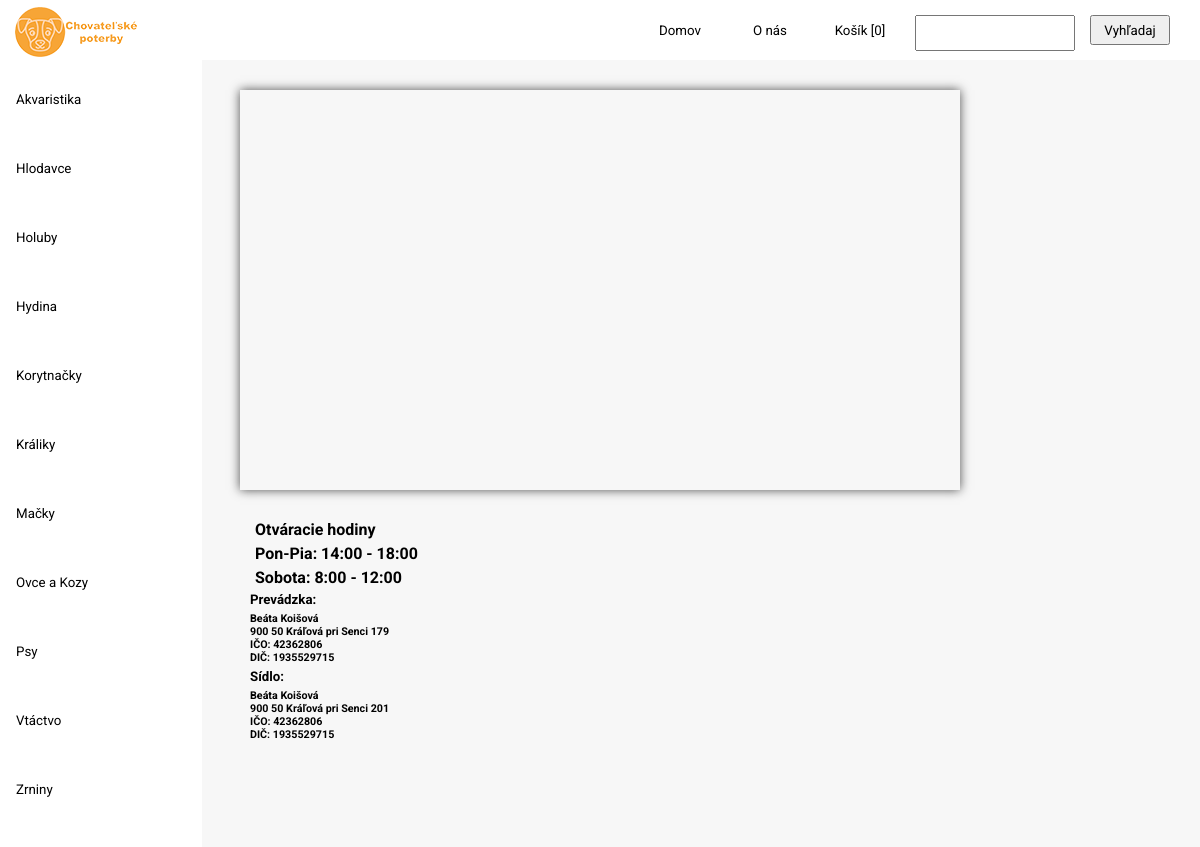
Page /kontakt/ on the committed database.
### items/models.py (models this page shows, shortened)
class Category(models.Model):
    name = models.CharField(max_length=200, db_index=True)
    url = models.SlugField(db_index=True, unique= True, blank=True, null=True)
    class Meta:
        ordering = ('name',)
        verbose_name = 'category'
        verbose_name_plural = 'categories'

### items/views.py (the view)
# urls.py: path('kontakt/', kontakt, name='kontakt' ),
def kontakt(request):
    context = {}
    categories = Category.objects.all().order_by("name")
    context['category'] = categories
    context['itemCount'] = getItemCount(request)
    return render(request, 'items/kontakt.html', context)

### items/views.py (called while the page is built)
def getItemCount(request):
    count = None
    try:
        count = len(request.session['kosik'])
    except KeyError:
        count = 0
    return count

### items/templates/items/kontakt.html (shortened to what this page needs)
{% extends "items/home.html" %}
{% load static %}
        {% block content %}
        <link rel="stylesheet" type="text/css" href="{% static 'items/css/kontakt.css' %}">
        <div class="info-container">
                      <div id="map"></div>
                      <div id="info">
                        <h4 id="h4">Otváracie hodiny</h4>
                        <h4 id="h4">Pon-Pia: 14:00 - 18:00</h4>
                        <h4 id="h4">Sobota: 8:00 - 12:00</h4>
                        <h5 id="h5">Prevádzka:</h5>
                        <h6 id="h6">Beáta Koišová</h6>
                        <h6 id="h6">900 50 Kráľová pri Senci 179</h6>
                        <h6 id="h6">IČO: 42362806</h6>
                        <h6 id="h6">DIČ: 1935529715</h6>
                        <h5 id="h5">Sídlo:</h5>
                        <h6 id="h6">Beáta Koišová</h6>
                        <h6 id="h6">900 50 Kráľová pri Senci 201</h6>
                        <h6 id="h6">IČO: 42362806</h6>
                        <h6 id="h6">DIČ: 1935529715</h6>
                      </div>
        </div>
        {% endblock content %}

### items/templates/items/home.html (shortened to what this page needs)
<!DOCTYPE html>
{% load static %}
<html lang="sk">
    <head>
            <link rel="stylesheet" type="text/css" href="{% static 'items/css/Home.css' %}">
    </head>
    <body>
            <div class="top">
                                <form action="{% url 'searchResults' %}" method="get">
                                        <button class="submit" id="submit" type="submit">Vyhľadaj</button>
                                        <input  class="search" id="site-search" name="q"aria-label="Vyhladaj">
                                </form>
                                <button class="link" onclick="window.location.href='/kosik'">Košík <span>[{{ itemCount }}]</span></button>
                                <button class="link" onclick="window.location.href='/kontakt'">O nás</button>
                                <button class="link" onclick="window.location.href='/ '">Domov</button>
                                <div class="logo">
                                        <img  src="/static/items/css/logo.png" alt="">
                                </div>
                        </div>
                        <div class="tab" id="tab">
                        {% for category in category %}
                                <button class="{{ category.name }}" onclick="window.location.href='/category/{{category.url}}'">{{ category.name }}</button>
                        {% endfor %}
                        </div>
                {% block content %}
                {% endblock content %}
        </body>
</html>

### items/static/items/css/Home.css (style rules this page uses)
* { font-family: 'Roboto', sans-serif; }
body { background-color: #f7f7f7; margin: 0px; min-width: 300px; padding: 0px; }
.top { padding: 0px; background-color: #ffffff; height: 60px; width: 100%; }
.top input { float: right; position: relative; margin-top: 15px; margin-right: 15px; margin-left: 15px; height: 30px; }
.top .submit { float: right; height: 30px; width: 80px; margin-top: 15px; margin-right: 30px; }
.top .link { float: right; display: block; background-color: inherit; color: black; margin-left: 10px; max-height: 60px; min-height: 60px; width: 80px; border: none; align-content: left; text-align: center; cursor: pointer; text-align: center; }
.top .logo img { margin-top: 7px; margin-left: 15px; }
@media (min-width: 600px) { .tab { display: block; } }
.tab { border-right: 2px solid white ; background-color: #ffffff; width: 200px; height: 100pc; display: inline-block; position: absolute; }
.tab button { margin-top: 10px; display: block; background-color: inherit; color: black; padding: 22px 16px; width: 100%; border: none; text-align: left; cursor: pointer; margin-right: 0px; margin-left: 0x; }

### items/static/items/css/kontakt.css (style rules this page uses)
.info-container { width: 100%; height: 100%; margin-top: 30px; display: block; }
#map { display: absolute; margin: 0 auto; height: 400px; box-shadow: 0px 0px 10px #4e4e4e; width: 60%; }
#info { margin-top: 30px; margin-left: 250px; position: inherit; display: absolute; }
#h6 { margin: 0px; }
#h5 { margin-top: 30px; margin: 5px; margin-left: 0px; }
#h4 { margin: 5px; padding: 0px; }

### rows in the picture
Category: name "Akvaristika"
Category: name "Hlodavce"
Category: name "Holuby"
Category: name "Hydina"
Category: name "Korytnačky"
Category: name "Králiky"
Category: name "Mačky"
Category: name "Ovce a Kozy"
Category: name "Psy"
Category: name "Vtáctvo"
Category: name "Zrniny"

### other values in the picture
{{ itemCount }} "0"
